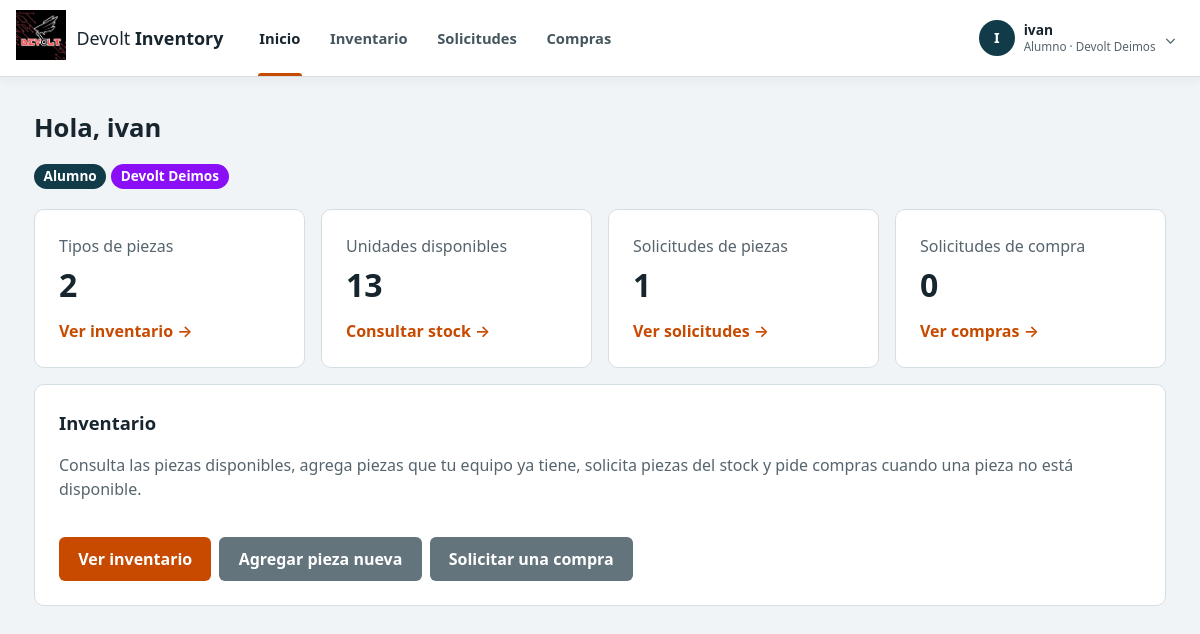
The page / (signed in) on the database its author committed.
### tables this page shows
CREATE TABLE usuarios (
    id                    INTEGER PRIMARY KEY AUTOINCREMENT,
    nombre                TEXT NOT NULL,
    username              TEXT NOT NULL UNIQUE,
    password_hash         TEXT NOT NULL,          -- nunca se guarda la contraseña real
    rol                   TEXT NOT NULL CHECK (rol IN ('alumno', 'mentor', 'coach')),
    equipo_id             INTEGER REFERENCES equipos(id),
    activo                INTEGER NOT NULL DEFAULT 1,   -- 0 = cuenta eliminada (se conserva el historial)
    debe_cambiar_password INTEGER NOT NULL DEFAULT 0,
    fecha_creacion        TEXT NOT NULL DEFAULT (datetime('now', 'localtime')),
    -- Regla 1: todo alumno pertenece a un equipo
    CHECK (rol <> 'alumno' OR equipo_id IS NOT NULL)
);

CREATE TABLE equipos (
    id     INTEGER PRIMARY KEY AUTOINCREMENT,
    nombre TEXT NOT NULL UNIQUE
);

### routes/dashboard.py (the view)
@bp.route("/")
@login_requerido
def inicio():
    equipo_id = None if session.get("rol") in ("mentor", "coach") else session.get("equipo_id")
    resumen = obtener_resumen_inventario(equipo_id)
    return render_template("dashboard.html", resumen=resumen)

### app.py (called while the page is built)
@app.before_request
def revisar_sesion():
    if request.endpoint == "static" or "usuario_id" not in session:
        return None
    usuario = models.obtener_usuario_con_equipo(session["usuario_id"])
    if usuario is None or not usuario["activo"]:
        session.clear()
        flash("Tu cuenta está desactivada. Habla con el Coach.", "error")
        return redirect(url_for("auth.login"))
    session["nombre"] = usuario["nombre"]
    session["rol"] = usuario["rol"]
    session["equipo_id"] = usuario["equipo_id"]
    session["equipo_nombre"] = usuario["equipo_nombre"]
    session["debe_cambiar"] = bool(usuario["debe_cambiar_password"])
    paginas_libres = ("auth.cambiar_password", "auth.logout")
    if session["debe_cambiar"] and request.endpoint not in paginas_libres:
        return redirect(url_for("auth.cambiar_password"))
    return None

### database.py (called while the page is built)
def conectar():
    conexion = sqlite3.connect(RUTA_DB)
    conexion.row_factory = sqlite3.Row            # permite usar fila["nombre"]
    conexion.execute("PRAGMA foreign_keys = ON")  # SQLite no revisa las claves foráneas si no se pide
    return conexion

def get_db():
    if "db" not in g:
        g.db = conectar()
    return g.db

def cerrar_db(error=None):
    conexion = g.pop("db", None)
    if conexion is not None:
        conexion.close()

### models.py (called while the page is built)
def obtener_usuario_con_equipo(usuario_id):
    return get_db().execute(
        "SELECT u.*, e.nombre AS equipo_nombre FROM usuarios u "
        "LEFT JOIN equipos e ON e.id = u.equipo_id WHERE u.id = ?", (usuario_id,)
    ).fetchone()

### permisos.py (called while the page is built)
def login_requerido(funcion):
    @wraps(funcion)   # conserva el nombre original de la función (Flask lo necesita)
    def envoltura(*args, **kwargs):
        if "usuario_id" not in session:
            return redirect(url_for("auth.login"))
        return funcion(*args, **kwargs)
    return envoltura

### templates/dashboard.html (shortened to what this page needs)
{% extends "base.html" %}
{% block contenido %}
<h1>Hola, {{ session.nombre }}</h1>
<p><span class="etiqueta">{{ session.rol|capitalize }}</span>{% if session.equipo_nombre %}<span class="etiqueta {{ session.equipo_nombre.split(' ')[-1]|lower }}">{{ session.equipo_nombre }}</span>{% endif %}</p>
<div class="resumen-grid cuatro">
  <a class="tarjeta resumen" href="{{ url_for('inventario.lista') }}"><span class="suave">Tipos de piezas</span><strong>{{ resumen.piezas }}</strong><span>Ver inventario →</span></a>
  <a class="tarjeta resumen" href="{{ url_for('inventario.lista') }}"><span class="suave">Unidades disponibles</span><strong>{{ resumen.unidades_disponibles }}</strong><span>Consultar stock →</span></a>
  <a class="tarjeta resumen" href="{{ url_for('inventario.solicitudes') }}"><span class="suave">Solicitudes de piezas</span><strong>{{ resumen.solicitudes_pendientes }}</strong><span>Ver solicitudes →</span></a>
  <a class="tarjeta resumen" href="{{ url_for('inventario.solicitudes_compra') }}"><span class="suave">Solicitudes de compra</span><strong>{{ resumen.compras_pendientes }}</strong><span>Ver compras →</span></a>
</div>
<section class="tarjeta" style="margin-top:1rem">
  <h2>Inventario</h2>
  {% if session.rol in ('mentor', 'coach') %}
  <p class="suave">Registra piezas, consulta el stock, procesa devoluciones y atiende solicitudes.</p>
  <div class="fila-botones"><a class="boton" href="{{ url_for('inventario.nuevo') }}">Agregar pieza</a><a class="boton secundario" href="{{ url_for('inventario.lista') }}">Ver inventario</a></div>
  {% else %}
  <p class="suave">Consulta las piezas disponibles, agrega piezas que tu equipo ya tiene, solicita piezas del stock y pide compras cuando una pieza no está disponible.</p>
  <div class="fila-botones"><a class="boton" href="{{ url_for('inventario.lista') }}">Ver inventario</a><a class="boton secundario" href="{{ url_for('inventario.nuevo') }}">Agregar pieza nueva</a><a class="boton secundario" href="{{ url_for('inventario.nueva_solicitud_compra') }}">Solicitar una compra</a></div>
  {% endif %}
</section>
{% endblock %}

### templates/base.html (shortened to what this page needs)
<!DOCTYPE html>
<html lang="es">
<head>
  <link rel="stylesheet" href="{{ url_for('static', filename='css/estilo.css') }}">
</head>
<body>
{% if session.usuario_id %}
<header class="barra-superior">
  <div class="barra-contenedor">
    <a class="marca" href="{{ url_for('dashboard.inicio') }}" aria-label="Ir al dashboard">
<span><img class="logo" src="{{ url_for('static', filename='images/piezas/logo devolt.jpg') }}" alt="Devolt Inventory"></span>
      <span class="marca-texto">Devolt <strong>Inventory</strong></span>
    </a>
    <nav class="nav-principal" aria-label="Navegación principal">
      <a href="{{ url_for('dashboard.inicio') }}"
         class="{{ 'activo' if request.endpoint == 'dashboard.inicio' }}">Inicio</a>
      <a href="{{ url_for('inventario.lista') }}"
         class="{{ 'activo' if request.endpoint and request.endpoint.startswith('inventario.') and not request.endpoint.startswith('inventario.solicitudes') and not request.endpoint.startswith('inventario.nueva_solicitud_compra') }}">Inventario</a>
      <a href="{{ url_for('inventario.solicitudes') }}"
         class="{{ 'activo' if request.endpoint == 'inventario.solicitudes' }}">Solicitudes</a>
      <a href="{{ url_for('inventario.solicitudes_compra') }}"
         class="{{ 'activo' if request.endpoint and (request.endpoint.startswith('inventario.solicitudes_compra') or request.endpoint == 'inventario.nueva_solicitud_compra') }}">Compras</a>
    </nav>
    <details class="cuenta-menu">
      <summary>
        <span class="cuenta-avatar">{{ session.nombre[:1]|upper }}</span>
        <span class="cuenta-info">
          <strong>{{ session.nombre }}</strong>
          <small>{{ session.rol|capitalize }}{% if session.equipo_nombre %} · {{ session.equipo_nombre }}{% endif %}</small>
        </span>
        <span class="cuenta-flecha" aria-hidden="true">⌄</span>
      </summary>
    </details>
  </div>
</header>
{% endif %}
<div class="{{ 'layout' if session.usuario_id else 'pagina-sola' }}">
  <main class="contenido">
    {% block contenido %}{% endblock %}
  </main>
</div>
</body>
</html>

### static/css/estilo.css (style rules this page uses)
:root { --papel: #f1f4f6; --superficie: #ffffff; --tinta: #17252e; --suave: #55646d; --borde: #d5dee3; --lateral: #123b4a; --acento: #c74a00; --acento-oscuro: #a23c00; --error-fondo: #fdecea; --error-texto: #8e1b10; --ok-fondo: #e6f4ec; --ok-texto: #17643c; --deimos: #8a0ef6; --phobos: #eb7216; --kova: #b35aad; }
* { box-sizing: border-box; }
body { margin: 0; background: var(--papel); color: var(--tinta); font-family: "Segoe UI", system-ui, -apple-system, Roboto, Arial, sans-serif; line-height: 1.5; }
h1 { font-size: 1.6rem; margin: 0 0 .5rem; }
h2 { font-size: 1.15rem; margin: 0 0 .4rem; }
.suave { color: var(--suave); }
.layout { min-height: calc(100vh - 76px); }
.contenido { padding: 2rem 1.5rem 3rem; max-width: 1180px; width: 100%; margin: 0 auto; }
.barra-superior { position: sticky; top: 0; z-index: 1000; background: rgba(255,255,255,.97); border-bottom: 1px solid var(--borde); box-shadow: 0 2px 12px rgba(23,37,46,.06); backdrop-filter: blur(8px); }
.barra-contenedor { min-height: 76px; width: min(1320px, calc(100% - 2rem)); margin: 0 auto; display: flex; align-items: center; gap: 1.4rem; }
.marca { display: inline-flex; align-items: center; gap: .65rem; flex: 0 0 auto; color: var(--tinta); text-decoration: none; font-size: 1.12rem; white-space: nowrap; }
.marca-texto strong { font-weight: 750; }
.nav-principal { display: flex; align-items: stretch; align-self: stretch; gap: .15rem; flex: 1; }
.nav-principal a { position: relative; display: flex; align-items: center; color: #46565f; text-decoration: none; font-weight: 600; padding: 0 .85rem; font-size: .92rem; transition: color .15s ease, background .15s ease; }
.nav-principal a::after { content: ''; position: absolute; left: .75rem; right: .75rem; bottom: 0; height: 3px; background: transparent; border-radius: 3px 3px 0 0; }
.nav-principal a.activo { color: var(--tinta); }
.nav-principal a.activo::after { background: var(--acento); }
.cuenta-menu { position: relative; flex: 0 0 auto; }
.cuenta-menu summary { list-style: none; cursor: pointer; display: flex; align-items: center; gap: .55rem; padding: .35rem .45rem .35rem .35rem; border-radius: 8px; }
.cuenta-avatar { width: 36px; height: 36px; border-radius: 50%; display: grid; place-items: center; background: var(--lateral); color: #fff; font-weight: 800; font-size: .9rem; }
.cuenta-info { display: flex; flex-direction: column; min-width: 120px; line-height: 1.2; }
.cuenta-info strong { font-size: .86rem; white-space: nowrap; overflow: hidden; text-overflow: ellipsis; max-width: 180px; }
.cuenta-info small { color: var(--suave); font-size: .73rem; margin-top: .15rem; white-space: nowrap; overflow: hidden; text-overflow: ellipsis; max-width: 190px; }
.cuenta-flecha { color: var(--suave); font-size: 1rem; }
.logo { width: 50px; height: auto; }
.tarjeta { background: var(--superficie); border: 1px solid var(--borde); border-radius: 10px; padding: 1.5rem; }
.boton { display: inline-block; margin-top: 1.25rem; padding: .65rem 1.2rem; border: 0; border-radius: 6px; background: var(--acento); color: #fff; font: inherit; font-weight: 600; cursor: pointer; text-decoration: none; }
.etiqueta { display: inline-block; padding: .15rem .6rem; border-radius: 999px; font-size: .85rem; font-weight: 600; background: var(--lateral); color: #fff; margin-right: .3rem; }
.etiqueta.deimos { background: var(--deimos); }
.boton.secundario { background: #64747c; }
.fila-botones { display: flex; flex-wrap: wrap; gap: .5rem; margin-top: .25rem; }
.fila-botones .boton { margin-top: 1.25rem; }
.resumen-grid { display: grid; grid-template-columns: repeat(3, 1fr); gap: 1rem; margin-top: 1.25rem; }
.resumen-grid.cuatro { grid-template-columns: repeat(4, 1fr); }
.resumen { text-decoration: none; color: var(--tinta); display: flex; flex-direction: column; gap: .2rem; }
.resumen strong { font-size: 2rem; }
.resumen span:last-child { color: var(--acento); font-weight: 600; margin-top: .4rem; }

### rows shown on the page
usuarios: nombre "I", nombre "ivan", rol "Alumno"
equipos: equipo_nombre "Devolt Deimos"

### other values the page prints
{{ resumen.piezas }} "2"
{{ resumen.unidades_disponibles }} "13"
{{ resumen.solicitudes_pendientes }} "1"
{{ resumen.compras_pendientes }} "0"
